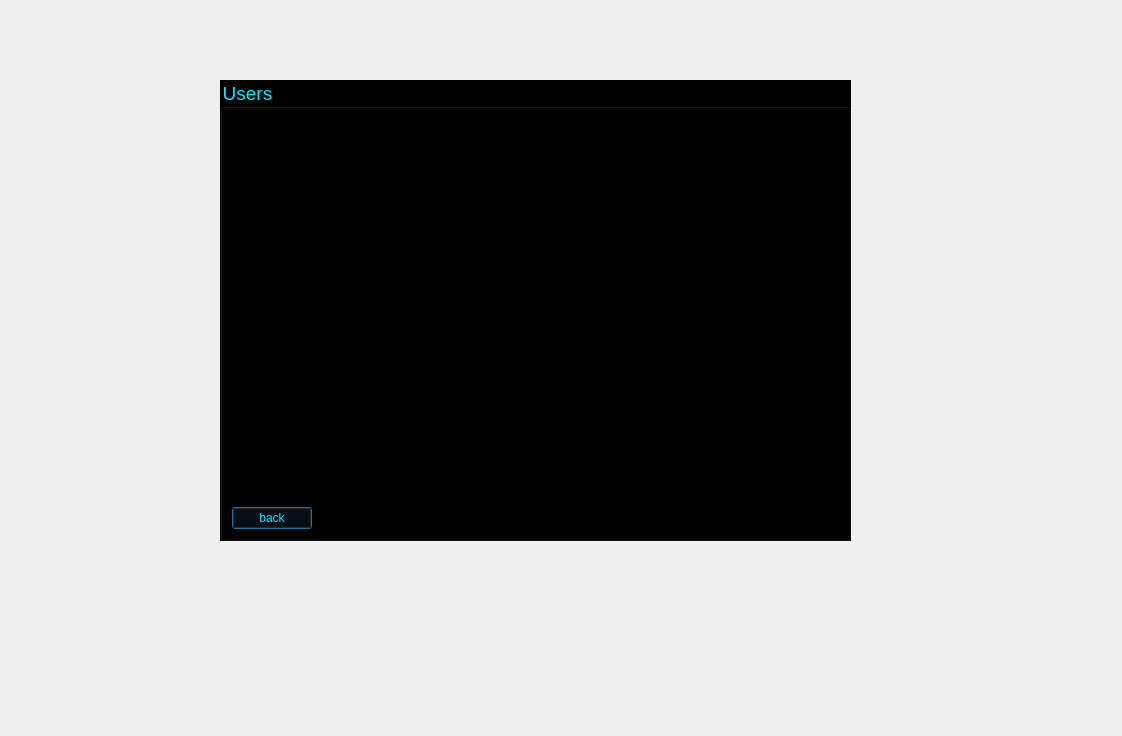
<?xml version="1.0" encoding="UTF-8"?>
<ui version="4.0">
 <class>getuserlist_Dialog</class>
 <widget class="QDialog" name="getuserlist_Dialog">
  <property name="geometry">
   <rect>
    <x>0</x>
    <y>0</y>
    <width>1122</width>
    <height>736</height>
   </rect>
  </property>
  <property name="windowTitle">
   <string>Dialog</string>
  </property>
  <property name="styleSheet">
   <string notr="true">background-image: url(:/Source/@metawalls.jpg);</string>
  </property>
  <widget class="QGroupBox" name="user_groupBox">
   <property name="geometry">
    <rect>
     <x>220</x>
     <y>80</y>
     <width>631</width>
     <height>461</height>
    </rect>
   </property>
   <property name="font">
    <font>
     <pointsize>14</pointsize>
    </font>
   </property>
   <property name="styleSheet">
    <string notr="true">color: rgb(10, 235, 255);
background-color: rgb(0, 0, 0);</string>
   </property>
   <property name="title">
    <string>Users</string>
   </property>
   <layout class="QFormLayout" name="formLayout">
    <item row="1" column="0">
     <widget class="QPushButton" name="pushButton">
      <property name="text">
       <string>back</string>
      </property>
     </widget>
    </item>
    <item row="0" column="0" colspan="2">
     <widget class="QListView" name="user_listView">
      <property name="styleSheet">
       <string notr="true">color: rgb(0, 0, 0);</string>
      </property>
     </widget>
    </item>
   </layout>
  </widget>
 </widget>
 <resources/>
 <connections/>
</ui>
